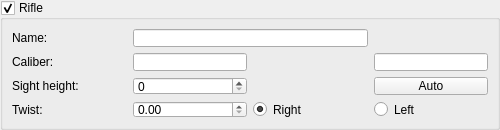
<?xml version="1.0" encoding="UTF-8"?>
<ui version="4.0">
 <class>rifle</class>
 <widget class="QWidget" name="rifle">
  <property name="geometry">
   <rect>
    <x>0</x>
    <y>0</y>
    <width>500</width>
    <height>130</height>
   </rect>
  </property>
  <property name="windowTitle">
   <string>Form</string>
  </property>
  <layout class="QGridLayout" name="gridLayout">
   <property name="leftMargin">
    <number>0</number>
   </property>
   <property name="topMargin">
    <number>0</number>
   </property>
   <property name="rightMargin">
    <number>0</number>
   </property>
   <property name="bottomMargin">
    <number>0</number>
   </property>
   <property name="spacing">
    <number>0</number>
   </property>
   <item row="0" column="0">
    <widget class="QGroupBox" name="rifleGroupBox">
     <property name="sizePolicy">
      <sizepolicy hsizetype="Preferred" vsizetype="Preferred">
       <horstretch>0</horstretch>
       <verstretch>0</verstretch>
      </sizepolicy>
     </property>
     <property name="minimumSize">
      <size>
       <width>500</width>
       <height>130</height>
      </size>
     </property>
     <property name="styleSheet">
      <string notr="true"/>
     </property>
     <property name="title">
      <string>Rifle</string>
     </property>
     <property name="alignment">
      <set>Qt::AlignLeading|Qt::AlignLeft|Qt::AlignTop</set>
     </property>
     <property name="checkable">
      <bool>true</bool>
     </property>
     <layout class="QGridLayout" name="gridLayout_2">
      <item row="2" column="0">
       <widget class="QLabel" name="label_67">
        <property name="sizePolicy">
         <sizepolicy hsizetype="Preferred" vsizetype="Preferred">
          <horstretch>0</horstretch>
          <verstretch>0</verstretch>
         </sizepolicy>
        </property>
        <property name="text">
         <string>Sight height:</string>
        </property>
       </widget>
      </item>
      <item row="0" column="0">
       <widget class="QLabel" name="label_22">
        <property name="sizePolicy">
         <sizepolicy hsizetype="Preferred" vsizetype="Preferred">
          <horstretch>0</horstretch>
          <verstretch>0</verstretch>
         </sizepolicy>
        </property>
        <property name="text">
         <string>Name:</string>
        </property>
       </widget>
      </item>
      <item row="1" column="0">
       <widget class="QLabel" name="label_23">
        <property name="sizePolicy">
         <sizepolicy hsizetype="Preferred" vsizetype="Preferred">
          <horstretch>0</horstretch>
          <verstretch>0</verstretch>
         </sizepolicy>
        </property>
        <property name="text">
         <string>Caliber:</string>
        </property>
       </widget>
      </item>
      <item row="3" column="0">
       <widget class="QLabel" name="label_68">
        <property name="sizePolicy">
         <sizepolicy hsizetype="Preferred" vsizetype="Preferred">
          <horstretch>0</horstretch>
          <verstretch>0</verstretch>
         </sizepolicy>
        </property>
        <property name="text">
         <string>Twist:</string>
        </property>
       </widget>
      </item>
      <item row="3" column="2">
       <widget class="QRadioButton" name="rightTwist">
        <property name="enabled">
         <bool>true</bool>
        </property>
        <property name="sizePolicy">
         <sizepolicy hsizetype="Preferred" vsizetype="Preferred">
          <horstretch>0</horstretch>
          <verstretch>0</verstretch>
         </sizepolicy>
        </property>
        <property name="styleSheet">
         <string notr="true"/>
        </property>
        <property name="text">
         <string>Right</string>
        </property>
        <property name="checked">
         <bool>true</bool>
        </property>
       </widget>
      </item>
      <item row="3" column="3">
       <widget class="QRadioButton" name="leftTwist">
        <property name="sizePolicy">
         <sizepolicy hsizetype="Preferred" vsizetype="Preferred">
          <horstretch>0</horstretch>
          <verstretch>0</verstretch>
         </sizepolicy>
        </property>
        <property name="styleSheet">
         <string notr="true"/>
        </property>
        <property name="text">
         <string>Left</string>
        </property>
       </widget>
      </item>
      <item row="1" column="1">
       <widget class="QLineEdit" name="caliberName">
        <property name="sizePolicy">
         <sizepolicy hsizetype="Preferred" vsizetype="Preferred">
          <horstretch>0</horstretch>
          <verstretch>0</verstretch>
         </sizepolicy>
        </property>
        <property name="styleSheet">
         <string notr="true"/>
        </property>
        <property name="text">
         <string notr="true"/>
        </property>
        <property name="maxLength">
         <number>20</number>
        </property>
       </widget>
      </item>
      <item row="2" column="3">
       <widget class="QPushButton" name="autoTile">
        <property name="sizePolicy">
         <sizepolicy hsizetype="Preferred" vsizetype="Preferred">
          <horstretch>0</horstretch>
          <verstretch>0</verstretch>
         </sizepolicy>
        </property>
        <property name="toolTip">
         <string>&lt;font color=black&gt;Convert&lt;/font&gt;</string>
        </property>
        <property name="text">
         <string>Auto</string>
        </property>
        <property name="iconSize">
         <size>
          <width>16</width>
          <height>16</height>
         </size>
        </property>
       </widget>
      </item>
      <item row="1" column="3">
       <widget class="QLineEdit" name="caliberShort">
        <property name="sizePolicy">
         <sizepolicy hsizetype="Preferred" vsizetype="Preferred">
          <horstretch>0</horstretch>
          <verstretch>0</verstretch>
         </sizepolicy>
        </property>
        <property name="minimumSize">
         <size>
          <width>0</width>
          <height>0</height>
         </size>
        </property>
        <property name="styleSheet">
         <string notr="true"/>
        </property>
        <property name="text">
         <string notr="true"/>
        </property>
        <property name="maxLength">
         <number>8</number>
        </property>
       </widget>
      </item>
      <item row="0" column="1" colspan="2">
       <widget class="QLineEdit" name="rifleName">
        <property name="sizePolicy">
         <sizepolicy hsizetype="Preferred" vsizetype="Preferred">
          <horstretch>0</horstretch>
          <verstretch>0</verstretch>
         </sizepolicy>
        </property>
        <property name="styleSheet">
         <string notr="true"/>
        </property>
        <property name="text">
         <string notr="true"/>
        </property>
        <property name="maxLength">
         <number>20</number>
        </property>
        <property name="frame">
         <bool>true</bool>
        </property>
       </widget>
      </item>
      <item row="3" column="1">
       <widget class="QDoubleSpinBox" name="twist">
        <property name="sizePolicy">
         <sizepolicy hsizetype="Preferred" vsizetype="Preferred">
          <horstretch>0</horstretch>
          <verstretch>0</verstretch>
         </sizepolicy>
        </property>
        <property name="styleSheet">
         <string notr="true"/>
        </property>
       </widget>
      </item>
      <item row="2" column="1">
       <widget class="QSpinBox" name="sh">
        <property name="sizePolicy">
         <sizepolicy hsizetype="Preferred" vsizetype="Preferred">
          <horstretch>0</horstretch>
          <verstretch>0</verstretch>
         </sizepolicy>
        </property>
        <property name="styleSheet">
         <string notr="true"/>
        </property>
       </widget>
      </item>
     </layout>
    </widget>
   </item>
  </layout>
 </widget>
 <resources>
  <include location="../.rsrc/res.qrc"/>
 </resources>
 <connections/>
</ui>
